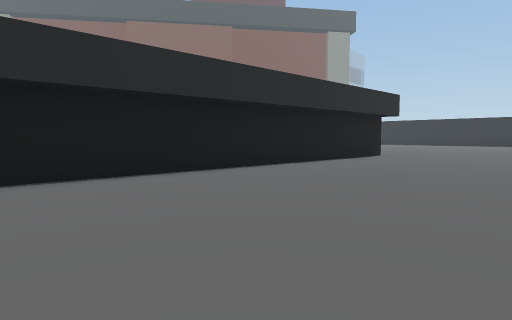
View 1 (above)

20 first-person views from a walk through a 3-D level made in the Unity game engine. The camera is 1.3 m above the floor, tilts 4° down and sees 75° across. The floor is counted in squares, 2 m on a side. Each view is taken from the middle of a square. On the plan, view 1 faces up. The plan holds only what a view shows up to about 10 squares ahead; the rest is blank. The place goes on beyond the plan. The player is left out.

View 2
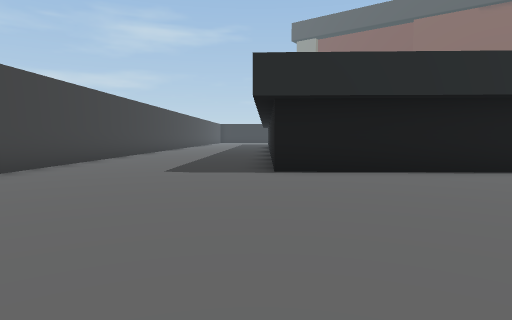

View 3
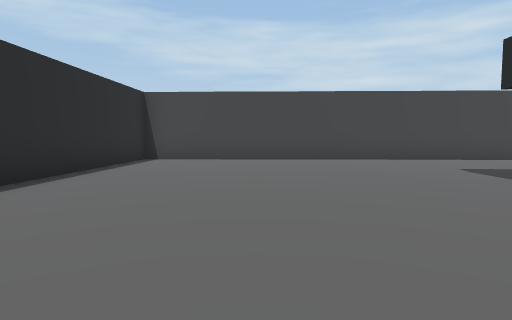

View 4
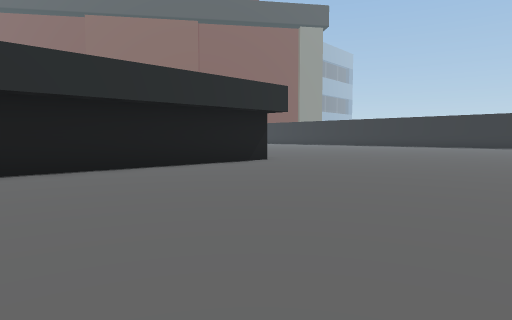

View 5
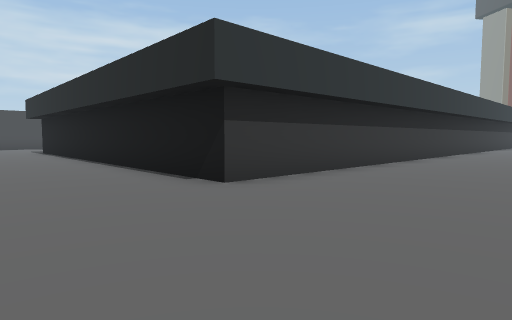

View 6
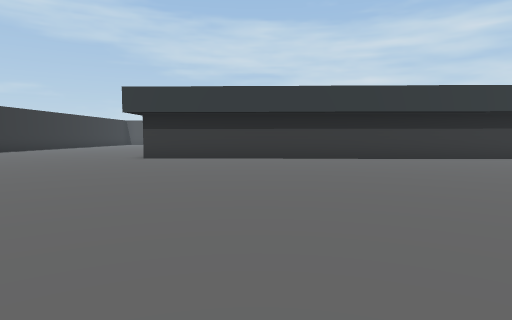

View 7
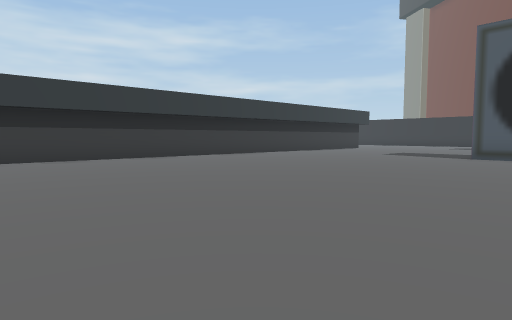

View 8
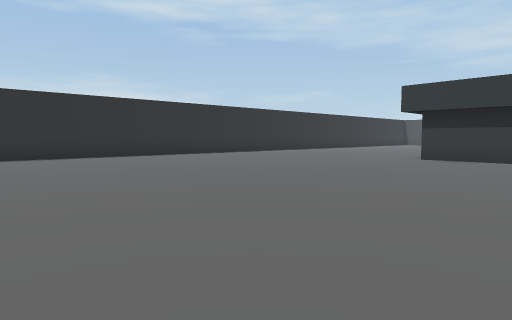

View 9
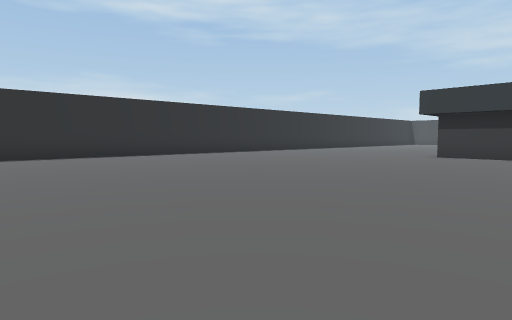

View 10
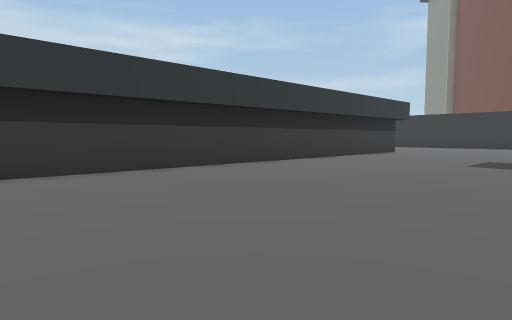

View 11
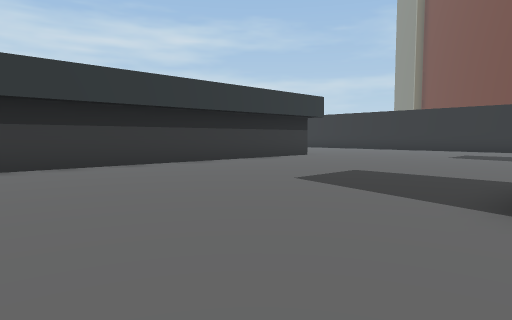

View 12
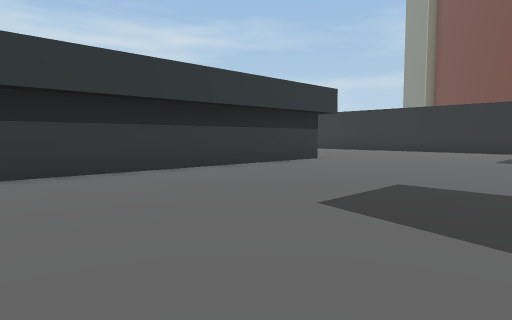

View 13
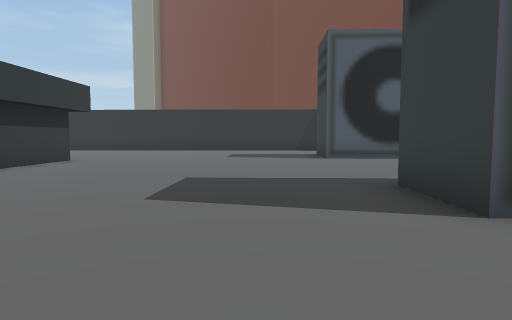

View 14
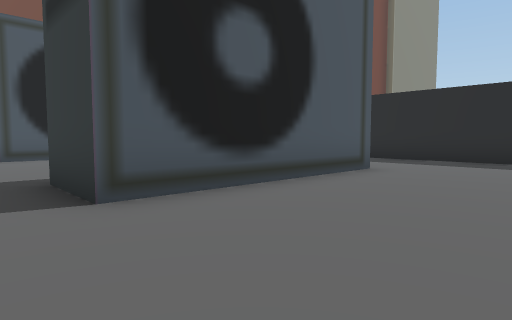

View 15
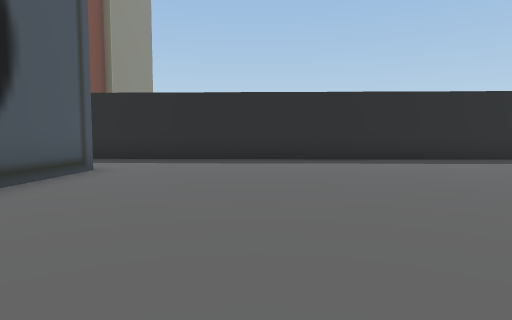

View 16
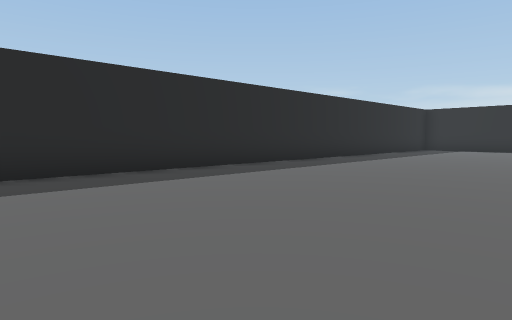

View 17
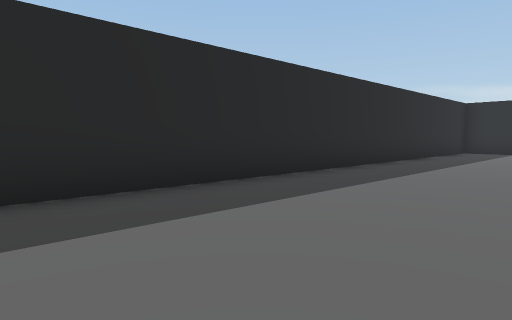

View 18
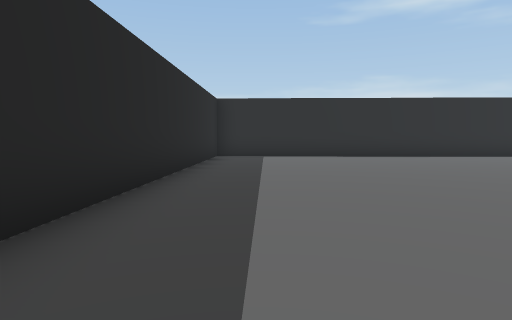

View 19
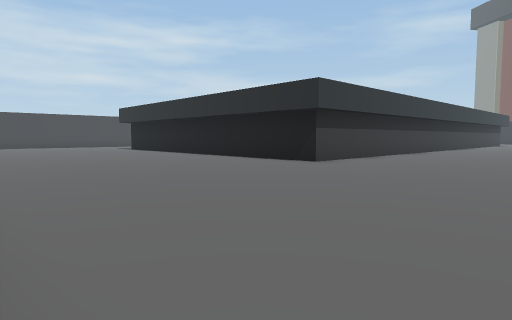

View 20
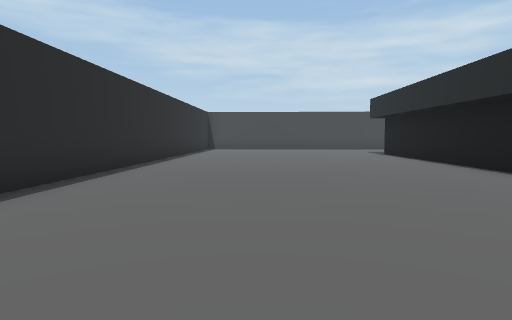

### Floor plan
Points are (right, up) in squares from view 1. A wall is a line through its corners. A room is listed if a view was taken in it or the views show most of it. See-through windows are left out.
Room 1 (views 1, 2, 3, 4, 5, 6, 7, 8, 9, 10, 11, 12, 13, 14, 15, 16, 17, 18, 19, 20)
walls: (14.4, 10.9) (16.9, 13.2); (3.4, 30.8) (-0.5, 27.2) (-1.8, 28.6); (18.6, 19.4) (4.5, 34.4); (-10.1, 26.9) (4.3, 11.6) (-4.1, 3.6) (-5.9, 5.5); (2.8, -0.1) (7.4, 4.3); (-3.9, 34) (-5.5, 32.4); (-10.2, 3) (-2.6, -5.1) (1.3, -1.4)

Where each view was taken, in squares from view 1:
view 1: 0 up, 0 right, facing up
view 2: 1 down, 0 right, facing up-left
view 3: 4 up, 2 right, facing down-left
view 4: 2 up, 4 right, facing up
view 5: 12 up, 9 right, facing left
view 6: 21 up, 9 right, facing down-left
view 7: 21 up, 9 right, facing left
view 8: 21 up, 9 right, facing down
view 9: 22 up, 10 right, facing down
view 10: 21 up, 4 right, facing left
view 11: 25 up, 2 right, facing left
view 12: 25 up, 0 right, facing left
view 13: 24 up, 0 right, facing up-left
view 14: 24 up, 1 right, facing up
view 15: 24 up, 1 right, facing up-right
view 16: 25 up, 5 right, facing right
view 17: 25 up, 8 right, facing right
view 18: 24 up, 12 right, facing down-right
view 19: 10 up, 13 right, facing left
view 20: 9 up, 8 right, facing down-left
